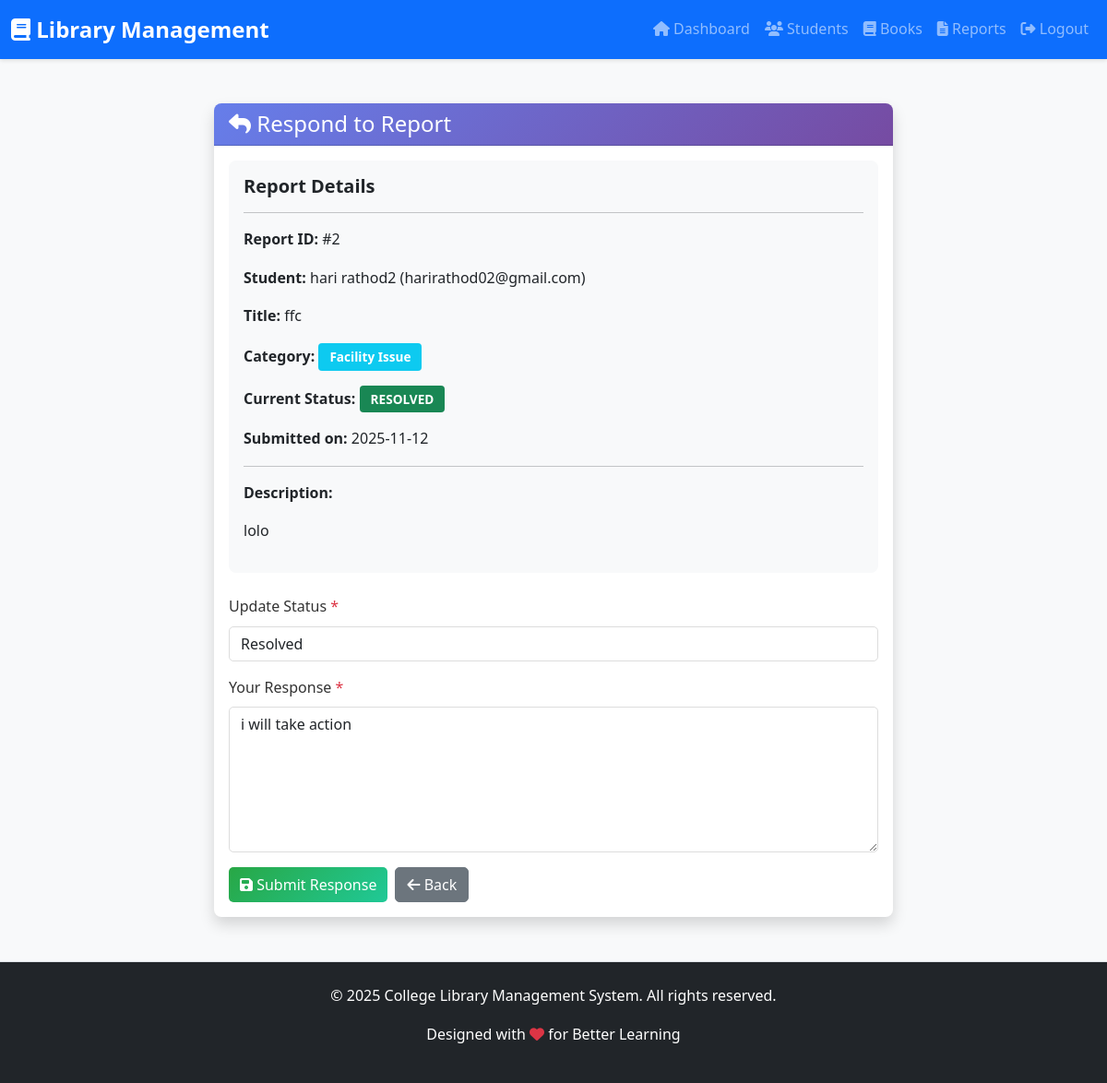
/admin/report/2/respond (signed in), run on the app's committed database.
### tables this page shows
CREATE TABLE reports (
            id INTEGER PRIMARY KEY AUTOINCREMENT,
            student_id INTEGER,
            title TEXT NOT NULL,
            description TEXT NOT NULL,
            category TEXT NOT NULL,
            status TEXT DEFAULT 'open',
            created_at TIMESTAMP DEFAULT CURRENT_TIMESTAMP,
            updated_at TIMESTAMP,
            response TEXT,
            FOREIGN KEY (student_id) REFERENCES students(id)
        );

CREATE TABLE students (
            id INTEGER PRIMARY KEY AUTOINCREMENT,
            name TEXT NOT NULL,
            email TEXT UNIQUE NOT NULL,
            password TEXT NOT NULL,
            roll_number TEXT UNIQUE NOT NULL,
            phone TEXT,
            department TEXT,
            created_at TIMESTAMP DEFAULT CURRENT_TIMESTAMP
        );

### app.py (the view, shortened to what this page needs)
@app.route('/admin/report/<int:report_id>/respond', methods=['GET', 'POST'])
@admin_required
def respond_report(report_id):
    conn = get_db()
    cursor = conn.cursor()
    cursor.execute('''
        SELECT r.*, s.name as student_name, s.email
        FROM reports r
        LEFT JOIN students s ON r.student_id = s.id
        WHERE r.id = ?
    ''', (report_id,))
    report = cursor.fetchone()
    conn.close()
    if not report:
        flash('Report not found', 'danger')
        return redirect(url_for('admin_reports'))
    return render_template('respond_report.html', report=report)

### app.py (called while the page is built)
def get_db():
    conn = sqlite3.connect(DATABASE)
    conn.row_factory = sqlite3.Row
    return conn

def admin_required(f):
    @wraps(f)
    def decorated_function(*args, **kwargs):
        if 'admin_id' not in session:
            flash('Admin login required', 'danger')
            return redirect(url_for('admin_login'))
        return f(*args, **kwargs)
    return decorated_function

### templates/respond_report.html (shortened to what this page needs)
{% extends "base.html" %}
{% block content %}
<div class="container my-5">
    <div class="row justify-content-center">
        <div class="col-md-8">
            <div class="card shadow">
                <div class="card-header bg-primary text-white">
                    <h4 class="mb-0"><i class="fas fa-reply"></i> Respond to Report</h4>
                </div>
                <div class="card-body">
                    <div class="card mb-4 border-0 bg-light">
                        <div class="card-body">
                            <h5><strong>Report Details</strong></h5>
                            <hr>
                            <p><strong>Report ID:</strong> #{{ report['id'] }}</p>
                            <p><strong>Student:</strong> {{ report['student_name'] if report['student_name'] else 'Anonymous' }} ({{ report['email'] if report['email'] else 'N/A' }})</p>
                            <p><strong>Title:</strong> {{ report['title'] }}</p>
                            <p><strong>Category:</strong> <span class="badge bg-info">{{ report['category'] }}</span></p>
                            <p><strong>Current Status:</strong>
                                {% if report['status'] == 'open' %}
                                    <span class="badge bg-danger">OPEN</span>
                                {% elif report['status'] == 'in_progress' %}
                                    <span class="badge bg-warning">IN PROGRESS</span>
                                {% else %}
                                    <span class="badge bg-success">RESOLVED</span>
                                {% endif %}
                            </p>
                            <p><strong>Submitted on:</strong> {{ report['created_at'][:10] }}</p>
                            <hr>
                            <p><strong>Description:</strong></p>
                            <p style="white-space: pre-wrap;">{{ report['description'] }}</p>
                        </div>
                    </div>
                    <form method="POST" novalidate>
                        <div class="mb-3">
                            <label for="status" class="form-label">Update Status <span class="text-danger">*</span></label>
                            <select class="form-control" id="status" name="status" required>
                                <option value="resolved" {% if report['status'] == 'resolved' %}selected{% endif %}>Resolved</option>
                            </select>
                        </div>
                        <div class="mb-3">
                            <label for="response" class="form-label">Your Response <span class="text-danger">*</span></label>
                            <textarea class="form-control" id="response" name="response" rows="6" required placeholder="Type your response here...">{{ report['response'] if report['response'] else '' }}</textarea>
                        </div>
                        <div class="d-flex gap-2">
                            <button type="submit" class="btn btn-success">
                                <i class="fas fa-save"></i> Submit Response
                            </button>
                            <a href="{{ url_for('admin_reports') }}" class="btn btn-secondary">
                                <i class="fas fa-arrow-left"></i> Back
                            </a>
                        </div>
                    </form>
                </div>
            </div>
        </div>
    </div>
</div>
{% endblock %}

### static/css/style.css (style rules this page uses)
:root { --primary-color: #667eea; --secondary-color: #764ba2; --success-color: #28a745; --danger-color: #dc3545; --warning-color: #ffc107; --info-color: #17a2b8; }
body { font-family: 'Segoe UI', Tahoma, Geneva, Verdana, sans-serif; line-height: 1.6; color: #333; background-color: #f8f9fa; }
.card { border: none; border-radius: 8px; transition: all 0.3s ease; }
.card-header { background: linear-gradient(135deg, #667eea 0%, #764ba2 100%); color: white; border-radius: 8px 8px 0 0 !important; }
.card-header.bg-primary { background: linear-gradient(135deg, #667eea 0%, #764ba2 100%) !important; }
.btn { border-radius: 5px; font-weight: 500; transition: all 0.3s ease; }
.btn-success { background: linear-gradient(135deg, #28a745 0%, #20c997 100%); border: none; }
.form-control { border-radius: 5px; border: 1px solid #ddd; transition: all 0.3s ease; }
.form-label { font-weight: 500; color: #333; }
.badge { padding: 0.5rem 0.75rem; font-size: 0.85rem; border-radius: 4px; }
.text-danger { color: #dc3545 !important; }
.shadow { box-shadow: 0 0.5rem 1rem rgba(0, 0, 0, 0.15) !important; }

### data on the page
reports: id "2", title "ffc", category "Facility Issue", created_at "2025-11-12", description "lolo", status "Resolved", response "i will take action"
students: name "hari rathod2", email "harirathod02@gmail.com"
